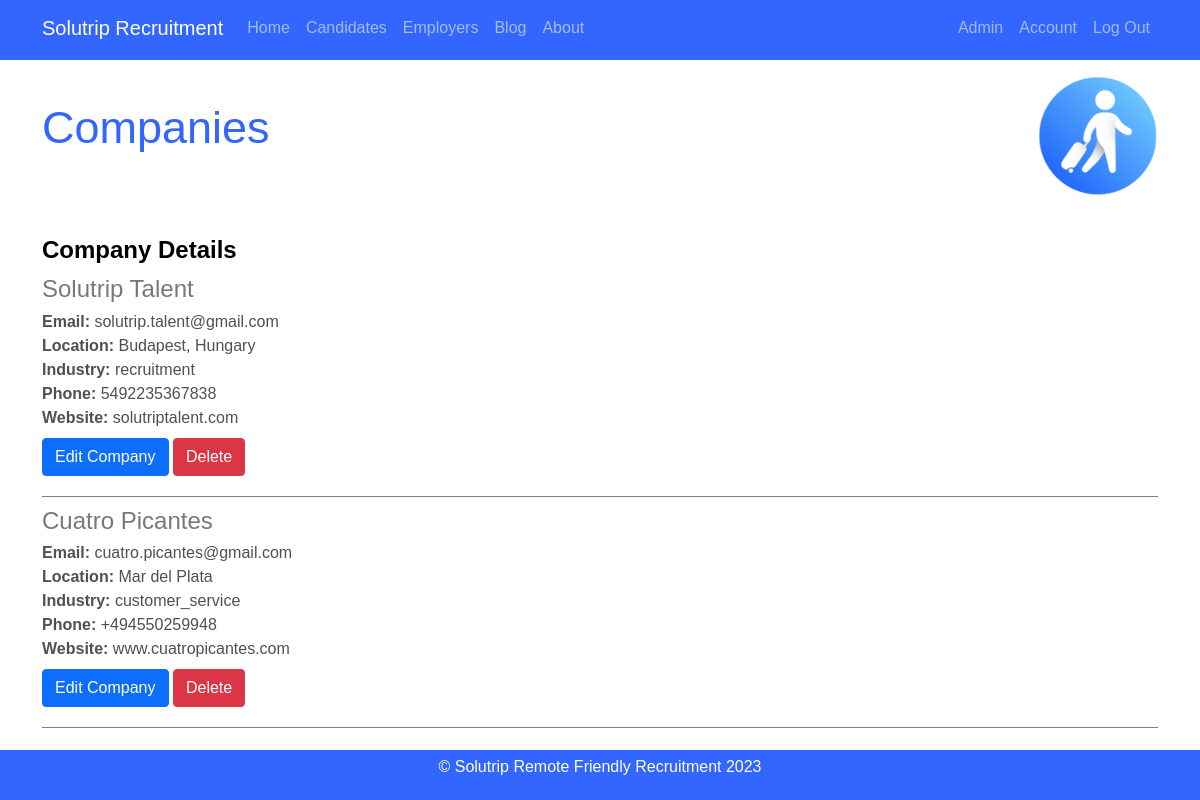
Screenshot of /admin/companies (signed in) with the database file from the repository.
### Solutrip_app/models.py (models this page shows)
class Company(db.Model):
    id = db.Column (db.Integer, primary_key=True)
    companyname = db.Column (db.String(80), unique=True, nullable=False)
    email = db.Column (db.String(120), unique=True, nullable=False)
    location = db.Column(db.String(60), nullable=False)
    industry = db.Column(db.String(60), nullable=False)
    phone = db.Column(db.String(60), unique=True, nullable=False)
    website = db.Column(db.String(100), nullable=False)

### Solutrip_app/routes.py (the view)
@app.route("/admin/companies", methods=['GET'])
@login_required
def view_companies():
    if not is_admin(current_user):
        flash("Sorry, you must be an admin to access this page.","danger")
        return redirect(url_for('home'))
    companies = Company.query.all()
    return render_template("companies.html", title="Companies", companies=companies)

### Solutrip_app/models.py (called while the page is built)
@login_manager.user_loader
def load_user(user_id):
    return User.query.get(int(user_id))

### Solutrip_app/routes.py (called while the page is built)
def is_admin(user):
    if user.is_authenticated and user.role == "admin":
        return True
    else:
        return False

### Solutrip_app/templates/companies.html (shortened to what this page needs)
{% extends 'layout.html' %}
{% block content %}
    <div class="company-post mt-3" style="display: flex; align-items: center;">
        <h2 class="blog-title mt-4">Companies</h2>
        <img src="{{ url_for('static', filename='solu.png') }}" alt="My image" class="img-fluid rounded" style="height: 120px; margin-left: auto;">
    </div>
    <div class="body-text">
        <h4 style="color: black;"><b>Company Details</b></h4>
        {% for company in companies %}
        <div style="margin-top: 4px; padding-bottom: 4px; border-bottom: 1px solid gray;">
          <div>
            <h4 style="color: rgb(120,120,120); margin-top: 10px; margin-bottom: 6px">{{ company.companyname }}</h4>
            <div><b>Email:</b> {{ company.email }}</div>
            <div><b>Location:</b> {{ company.location }}</div>
            <div><b>Industry:</b> {{ company.industry }}</div>
            <div><b>Phone:</b> {{ company.phone }}</div>
            <div><b>Website:</b> {{ company.website }}</div>
          </div>
          <div class="buttons">
            <a class="btn btn-primary mt-2 mb-3" href="{{ url_for('update_company', company_id=company.id) }}" >Edit Company</a>
            <button type ="button" class="btn btn-danger mt-2 mr-2 mb-3" data-bs-toggle="modal" data-bs-target="#deleteModal{{ company.id }}">Delete</button>
          </div>
        </div>
        {% endfor %}
    </div>
{% endblock content %}

### Solutrip_app/static/styles.css (style rules this page uses)
body { background-image: url(bg-img.jpg); background-size: cover; font-family: Arial, sans-serif; color: #333; }
.body-text { color: rgb(80,80,80); font-size: 16px; margin-top: 40px; margin-bottom: 60px; padding-bottom: 20px; }
html, body { height: 100%; }
#account h1,h2 { color: #3366ff; }
.blog-title { font-size: 45px; margin-top: 50px; margin-bottom: 40px; text-align: center; }

### rows the page displays
Company: companyname "Solutrip Talent", email "solutrip.talent@gmail.com", location "Budapest, Hungary", industry "recruitment", phone "5492235367838", website "solutriptalent.com"
Company: companyname "Cuatro Picantes", email "cuatro.picantes@gmail.com", location "Mar del Plata", industry "customer_service", phone "+494550259948", website "www.cuatropicantes.com"
